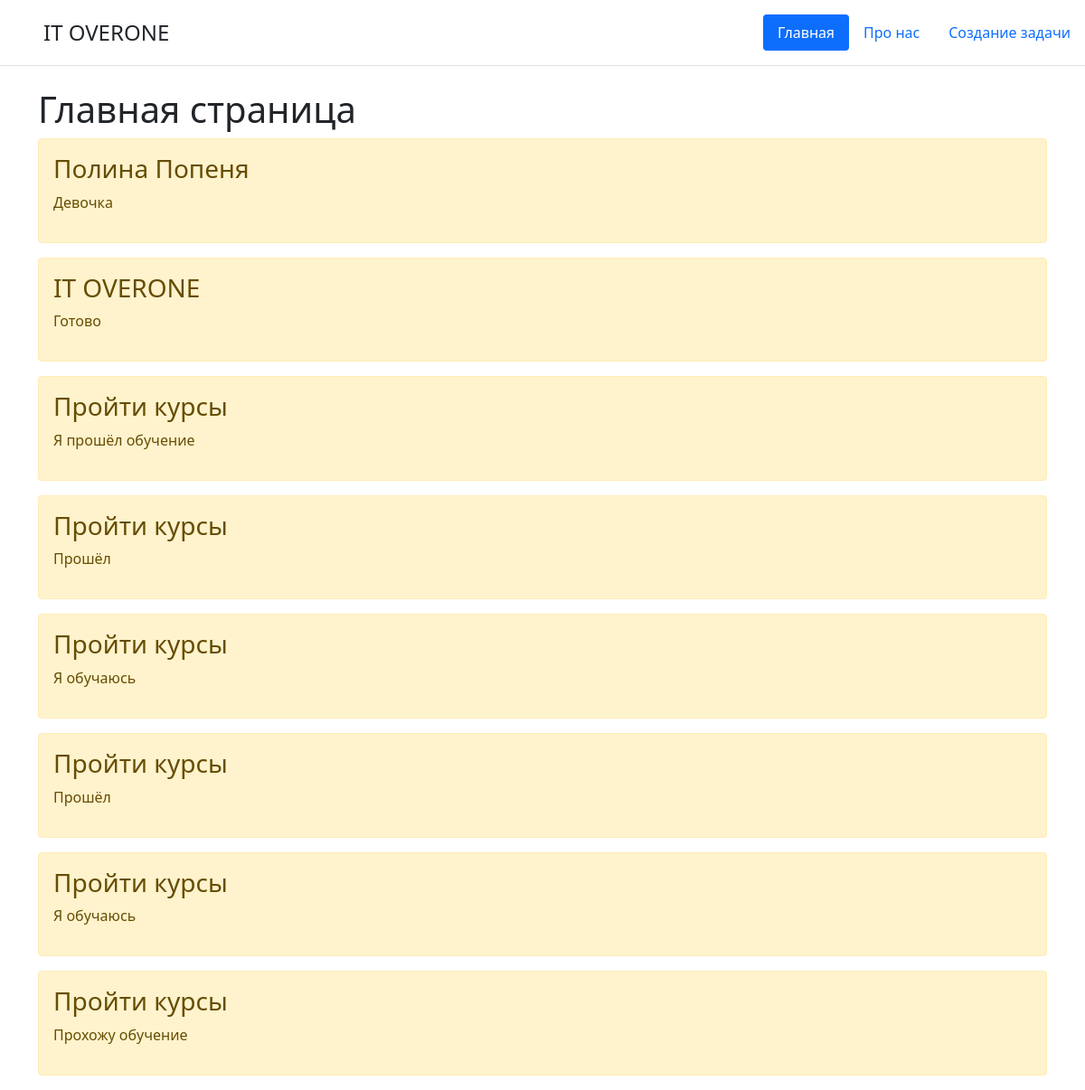
The page / on the database its author committed.
### main/models.py (models this page shows, shortened)
class Task(models.Model):
    title = models.CharField('Название',max_length=50)
    task = models.TextField('Описание')
    class Meta:
        verbose_name="Задача"
        verbose_name_plural="Задачи"

### main/views.py (the view)
# urls.py: path('',views.index,name='home'),
def index(request):
    tasks=Task.objects.order_by('-id')
    return render(request,'main/index.html',{'title':'Главная страница','tasks':tasks})

### main/templates/main/index.html (shortened to what this page needs)
{% extends 'main/base.html' %}
{%block content%}
<h1>Главная страница</h1>
{%if tasks%}
    {% for el in tasks %}
    <div class="alert alert-warning mt-2">
        <h3>{{el.title}}</h3>
        <p>{{el.task}}</p>
    </div>
    {% endfor %}
{%else%}
    <p>У вас нету никаких записей</p>
{%endif%}
{% endblock %}

### main/templates/main/base.html (shortened to what this page needs)
<!doctype html>
<html lang="en">
<head>
    <link rel="stylesheet" href="https://cdn.jsdelivr.net/npm/bootstrap@5.1.3/dist/css/bootstrap.min.css">
</head>
<body>
    <header class="d-flex flex-wrap justify-content-center py-3 mb-4 border-bottom">
      <a href="/" class="d-flex align-items-center mb-3 mb-md-0 me-md-auto text-dark text-decoration-none">
        <svg class="bi me-2" width="40" height="32"><use xlink:href="#bootstrap"></use></svg>
        <span class="fs-4">IT OVERONE</span>
      </a>
      <ul class="nav nav-pills">
        <li class="nav-item"><a href="{% url 'home'%}" class="nav-link active" aria-current="page">Главная</a></li>
        <li class="nav-item"><a href="{% url 'about'%}" class="nav-link">Про нас</a></li>
        <li class="nav-item"><a href="{% url 'create'%}" class="nav-link">Создание задачи</a></li>
      </ul>
    </header>
    <div class="container">
        {%block content%}{% endblock %}
    </div>
</body>
</html>

### rows shown on the page
Task: title "Полина Попеня", task "Девочка"
Task: title "IT OVERONE", task "Готово"
Task: title "Пройти курсы", task "Я прошёл обучение"
Task: title "Пройти курсы", task "Прошёл"
Task: title "Пройти курсы", task "Я обучаюсь"
Task: title "Пройти курсы", task "Прошёл"
Task: title "Пройти курсы", task "Я обучаюсь"
Task: title "Пройти курсы", task "Прохожу обучение"
